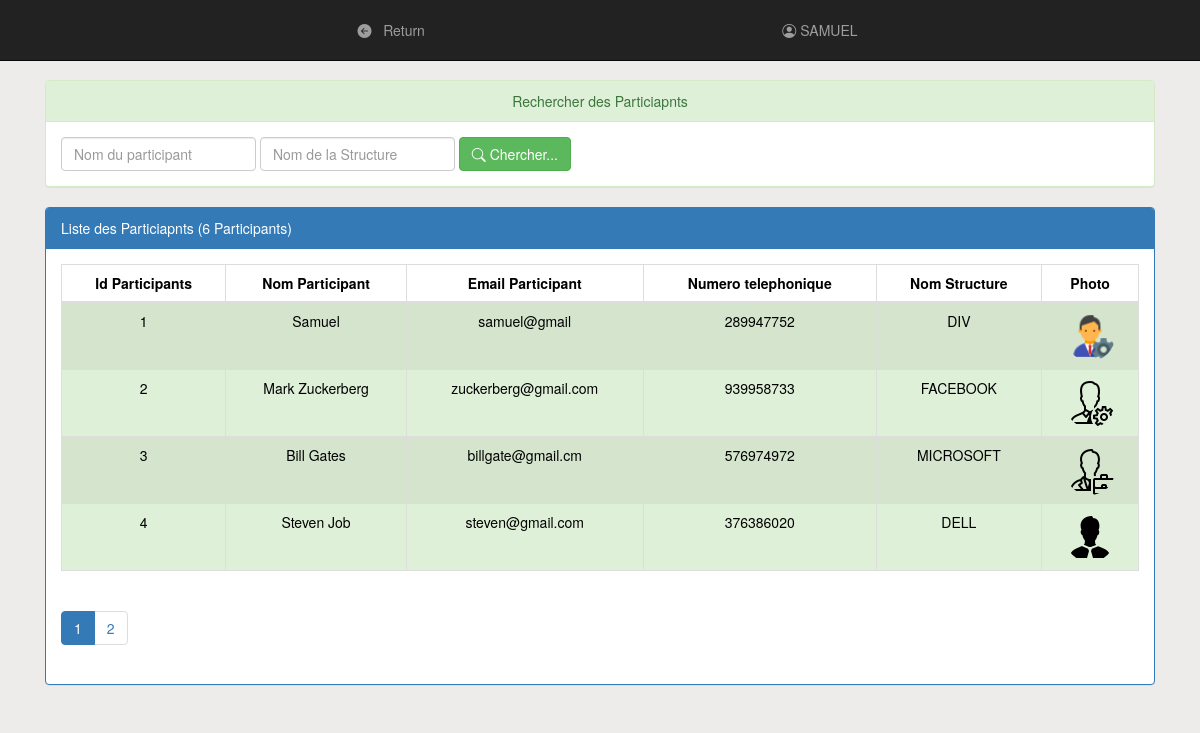
Page /pages/participantParti.php (signed in) on the committed database.
### tables this page shows
create table Participant (
    idParticipant int(4) auto_increment primary key,
     
    nomParti varchar(50),
    email varchar(50),
    numTel int(15),
    nomStructure varchar(50),
    photo varchar(255),
    mot_de_passe varchar(50),
    etat int(1),   
    idAdministrateur int(4)
);

### pages/participantParti.php (the view, shortened to what this page needs)
<?php
    require_once('connexiondb.php');
    $nomParti=isset($_GET['nomParti'])?$_GET['nomParti']:"";
    $nomStructure=isset($_GET['nomStructure'])?$_GET['nomStructure']:"";
    $size=isset($_GET['size'])?$_GET['size']:4;
    $page=isset($_GET['page'])?$_GET['page']:1;
    $offset=($page-1)*$size;
    $requete="select * from Participant
        where nomParti like '%$nomParti%'
        limit $size
        offset $offset";
    $requeteCount="select count(*) countP from Participant
        where nomParti like '%$nomParti%'";
    $resultatP=$conn->query($requete);
    $resultatCount=$conn->query($requeteCount);
    $tabCount=$resultatCount->fetch();
    $nbrParti=$tabCount['countP'];
    $reste=$nbrParti % $size;
    if($reste===0)
        $nbrPage=$nbrParti/$size;
    else
        $nbrPage=floor($nbrParti/$size)+1;
?>
<!DOCTYPE HTML>
<HTML>
    <head>
        <link rel="stylesheet" href="https://cdn.jsdelivr.net/npm/bootstrap-icons@1.11.3/font/bootstrap-icons.min.css">
        <link rel="stylesheet" href="https://cdn.jsdelivr.net/npm/bootstrap@5.3.3/dist/css/bootstrap.min.css">
        <link rel="stylesheet" type="text/css" href="../css/bootstrap.css">
        <link rel="stylesheet" type="text/css" href="../css/font-awesome.min.css">
        <link rel="stylesheet" type="text/css" href="../css/monstyle.css">
        <link rel="stylesheet" href="../CSS/bootstrap.min.css">
    </head>
    <body>
        <?php include("menu1Parti.php"); ?>
        <br>
        <div class="container">
            <div class="panel panel-success margetop60">
				<div class="panel-heading text-center">Rechercher des Particiapnts</div>
				<div class="panel-body">
					<form method="get" action="participant.php" class="form-inline">
						<div class="form-group">
                            <input type="text" name="nomParti"
                                   placeholder="Nom du participant"
                                   class="form-control"
                                   value="<?php echo $nomParti ?>"/>
                        </div>
                        <div class="form-group">
                            <input type="text" name="nomStructure"
                                   placeholder="Nom de la Structure"
                                   class="form-control"
                                   value="<?php echo $nomStructure ?>"/>
                        </div>
				        <button type="submit" class="btn btn-success">
                            <span class="bi bi-search"></span>
                            Chercher...
                        </button>
					</form>
				</div>
			</div>
            <div class="panel panel-primary">
                <div class="panel-heading">Liste des Particiapnts (<?php echo $nbrParti ?> Participants)</div>
                <div class="panel-body">
                    <table class="table table-striped table-bordered">
                        <thead>
                            <tr>
                                <th class="text-center">Id Participants</th><th class="text-center">Nom Participant</th><th class="text-center">Email Participant</th><th class="text-center">Numero telephonique</th><th class="text-center">Nom Structure</th><th class="text-center">Photo</th>
                            </tr>
                        </thead>
                        <tbody>
                            <?php while($Participant=$resultatP->fetch()){ ?>
                                <tr class="<?php echo $Participant['etat']==1?'success':'danger'?>">
                                    <td class="text-center"><?php echo $Participant['idParticipant'] ?> </td>
                                    <td class="text-center"><?php echo $Participant['nomParti'] ?> </td>
                                    <td class="text-center"><?php echo $Participant['email'] ?> </td>
                                    <td class="text-center"><?php echo $Participant['numTel'] ?> </td>
                                    <td class="text-center"><?php echo $Participant['nomStructure'] ?> </td>
                                    <td class="text-center">
                                        <img src="../Documents/photo/<?php echo $Participant['photo']?>"
                                        width="50px" height="50px" class="img-circle">
                                    </td>
                                </tr>
                            <?PHP } ?>
                       </tbody>
                    </table>
                <div>
                    <ul class="pagination">
                        <?php for($i=1;$i<=$nbrPage;$i++){ ?>
                            <li class="<?php if($i==$page) echo 'active' ?>">
            <a href="ParticipantParti?page=<?php echo $i;?>&nomParti=<?php echo $nomParti ?>&nomStructure=<?php echo $nomStructure ?>">
                                    <?php echo $i; ?>
                                </a>
                             </li>
                        <?php } ?>
                    </ul>
                </div>
                </div>
            </div>
        </div>
    </body>
</HTML>

### CSS/monstyle.css (style rules this page uses)
.margetop60 { margin-top: 60px; }
.form-group { position: relative; }

### pages/participantParti.php (style rules this page uses)
body { background-color: #eeebeb; }

### rows in the picture
participant: idParticipant "1", nomParti "Samuel", email "samuel@gmail", numTel "289947752", nomStructure "DIV", photo (picture)
participant: idParticipant "2", nomParti "Mark Zuckerberg", email "zuckerberg@gmail.com", numTel "939958733", nomStructure "FACEBOOK", photo (picture)
participant: idParticipant "3", nomParti "Bill Gates", email "billgate@gmail.cm", numTel "576974972", nomStructure "MICROSOFT", photo (picture)
participant: idParticipant "4", nomParti "Steven Job", email "steven@gmail.com", numTel "376386020", nomStructure "DELL", photo (picture)

### other values in the picture
$_SESSION['nomParti'] "SAMUEL"
$nbrParti "6"
